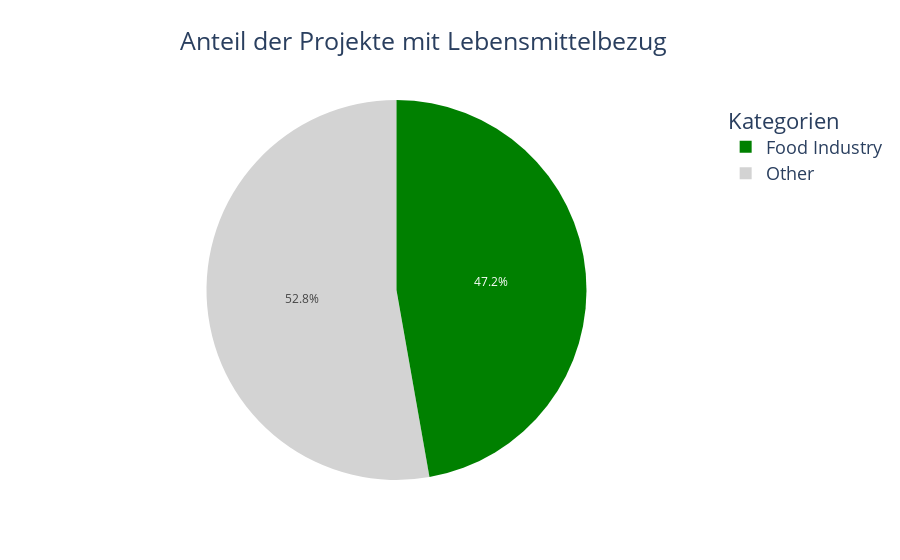

Here is the notebook cell this chart was saved with:
### Markdown cell above
Nachdem ich die beiden Kategorien erstellt haben, setze ich sie in einem pie chart in Beziehung:

### Code cell
# pie chart erstellen
pie_food = px.pie(
    data_frame=df_nr_of_projects,
    names='category',
    values='number_of_projects',
    color='category',                                    # Farbe nach Kategorie vergeben
    color_discrete_map={'Food Industry': 'green',        # Farbgebung beeinflussen
                        'Other': 'lightgray'},
    title='Anteil der Projekte mit Lebensmittelbezug'
)

# Layout anpassen
pie_food.update_layout(
    legend_traceorder="reversed",                        # Legende umdrehen
    legend_title_text='Kategorien',                      # Legendentitel setzen
    title_x=0.47,
    title_font=dict(size=25),
    legend=dict(font=dict(size= 18))
)

# Kuchstückausrichtung anpassen
pie_food.update_traces(                                
    rotation=170                                         # Kuchenstücke drehen
)  

# pie chart anzeigen
pie_food.show()

### Figure 1 — Plotly figure (JSON) as saved in the notebook; plotly's stock layout.template omitted (floating-point values rounded to 4 significant figures)
{"data": [{"customdata": [["Food Industry"], ["Food Industry"], ["Other"], ["Other"], ["Other"], ["Other"], ["Other"], ["Other"], ["Other"], ["Other"], ["Other"], ["Other"], ["Other"], ["Other"], ["Other"]], "domain": {"x": [0, 1], "y": [0, 1]}, "hovertemplate": "category=%{customdata[0]}<br>number_of_projects=%{value}<extra></extra>", "labels": ["Food Industry", "Food Industry", "Other", "Other", "Other", "Other", "Other", "Other", "Other", "Other", "Other", "Other", "Other", "Other", "Other"], "legendgroup": "", "marker": {"colors": ["green", "green", "lightgray", "lightgray", "lightgray", "lightgray", "lightgray", "lightgray", "lightgray", "lightgray", "lightgray", "lightgray", "lightgray", "lightgray", "lightgray"]}, "name": "", "rotation": 170, "showlegend": true, "type": "pie", "values": [179224, 135749, 123758, 44699, 36247, 33571, 32480, 30837, 15455, 11994, 9172, 6194, 6158, 820, 626]}], "layout": {"legend": {"font": {"size": 18}, "title": {"text": "Kategorien"}, "tracegroupgap": 0, "traceorder": "reversed"}, "title": {"font": {"size": 25}, "text": "Anteil der Projekte mit Lebensmittelbezug", "x": 0.47}}}
